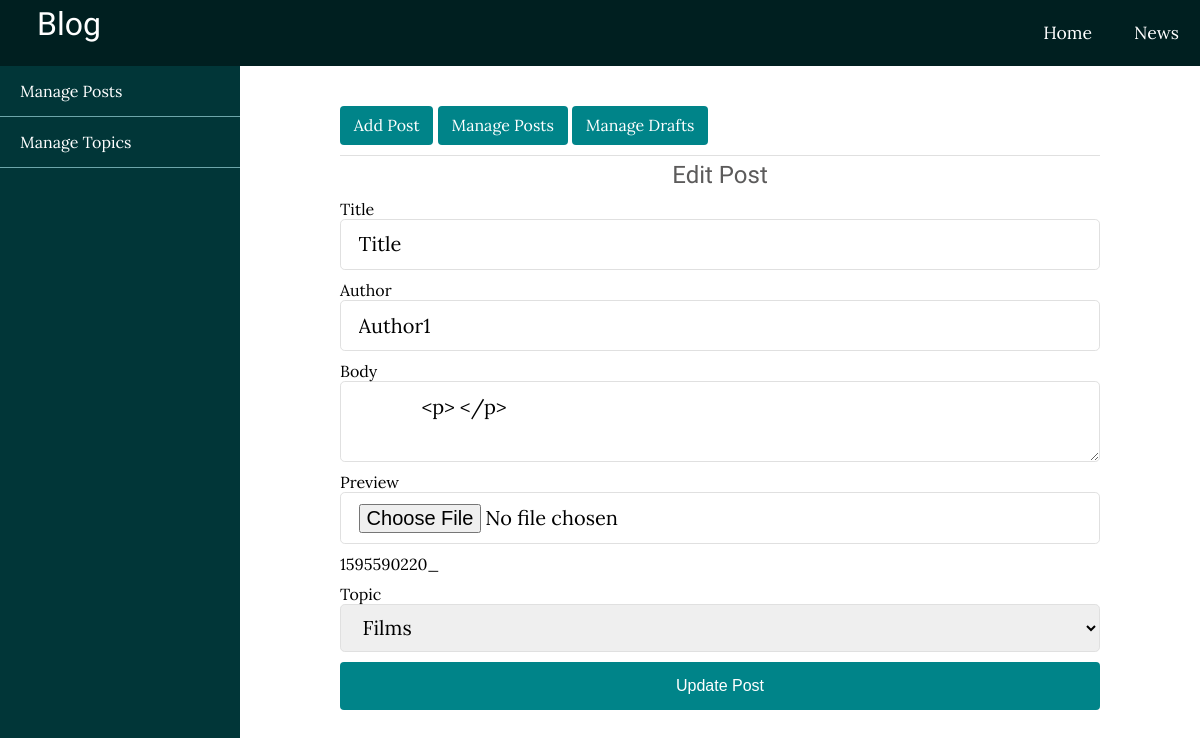
Page /admin/posts/edit.php?edit=31 (signed in) on the committed database.
### tables this page shows
CREATE TABLE `posts` (
  `id` int(50) NOT NULL,
  `title` varchar(255) NOT NULL,
  `author` varchar(255) NOT NULL,
  `preview` varchar(255) NOT NULL,
  `description` text NOT NULL,
  `topic` varchar(255) NOT NULL,
  `published` int(11) NOT NULL,
  `created_at` datetime NOT NULL DEFAULT current_timestamp()
);

### app/controllers/posts.php (called while the page is built, shortened)
<?php
require_once('../../app/database/cofingBD.php');
if (isset($_GET['edit'])) {
  $id = $_GET['edit'];
  $sql = $conn->query("SELECT * FROM posts WHERE id='$id'");
  if (count($sql) == 1) {
    $row = $sql->fetch_array();
    $title = $row['title'];
    $author = $row['author'];
    $preview = $row['preview'];
    $description = $row['description'];
    $selectedTopic = $row['topic'];
  }
}

### admin/posts/edit.php (the view, shortened to what this page needs)
<!DOCTYPE html>
<html lang="en">
<head>
  <link rel="stylesheet" href="https://cdnjs.cloudflare.com/ajax/libs/font-awesome/4.7.0/css/font-awesome.min.css">
  <link rel="stylesheet" href="../../assets/css/style.css">
  <link rel="stylesheet" href="../../assets/css/admin.css">
</head>
<body id="admin">
  <?php include('../../app/includes/header.php') ?>
  <div class="admin-wrapper clearfix">
    <div class="left-sidebar">
      <ul>
        <li><a href="index.php">Manage Posts</a></li>
        <li><a href="../topics/index.php">Manage Topics</a></li>
      </ul>
    </div>
    <div class="admin-content clearfix">
      <div class="button-group">
        <a href="create.php" class="btn btn-sm">Add Post</a>
        <a href="index.php" class="btn btn-sm">Manage Posts</a>
        <a href="drafts.php" class="btn btn-sm">Manage Drafts</a>
      </div>
      <div class="">
        <h2 style="text-align: center;">Edit Post</h2>
        <?php require_once('../../app/controllers/posts.php') ?>
        <form action="../../app/controllers/posts.php" method="post" enctype="multipart/form-data">
          <div class="input-group">
            <label>Title</label>
            <input type="text" name="title" class="text-input" value="<?= $title ?>" required>
          </div>
          <div class="input-group">
            <label>Author</label>
            <input type="text" name="author" class="text-input" value="<?= $author ?>">
          </div>
          <div class="input-group">
            <label>Body</label>
            <textarea class="text-input" name="description" id="body">
            <?= $description ?>
            </textarea>
          </div>
          <div class="input-group">
            <label>Preview</label>
            <input type="file" class="text-input" name="preview" capture="<?= $preview ?>"><?= $preview ?></input>
          </div>
          <div class="input-group">
            <label>Topic</label>
            <select class="text-input" name="topic">
              <option value="<?= $selectedTopic ?>" selected><?= $selectedTopic ?></option>
            </select>
          </div>
          <div class="input-group">
            <button type="submit" name="update" class="btn">Update Post</button>
          </div>
        </form>
      </div>
    </div>
  </div>
</body>
</html>

### assets/css/style.css (style rules this page uses)
html, body { padding: 0px; margin: 0px; font-family: 'Lora', serif; height: 100%; background: #f6f6f6; }
a { text-decoration: none; color: inherit; }
.logo-text, h1, h2, h3, h4, h5, h6 { font-family: 'Candal', sans-serif; margin: 5px; color: #5c5b5b; font-weight: normal; }
.clearfix::after { content: ''; display: block; clear: both; }
.btn { display: inline-block; font-weight: 400; text-align: center; width: 100%; white-space: nowrap; border: 1px solid transparent; padding: .7rem 1rem; font-size: 1rem; line-height: 1.5; border-radius: .25rem; background: #008489; color: #fff; }
.btn-sm { padding: .5rem .8rem; line-height: 1.3; border-radius: .25rem; }
.input-group { display: block; margin: 10px auto 10px; }
.text-input { border: 1px solid #e0e0e0; outline: none; display: block; width: 100%; box-sizing: border-box; margin-bottom: 10px; padding: .6rem 1.1rem; font-size: 1.25rem; line-height: 1.5; border-radius: .3rem; font-family: 'Lora', serif; }

### assets/css/admin.css (style rules this page uses)
.admin-wrapper { height: calc(100% - 65px); box-sizing: border-box; }
.admin-wrapper .left-sidebar { width: 20%; height: 100%; float: left; background: #013638; }
.admin-wrapper .left-sidebar ul { list-style: none; margin: 0px; padding: 0px; color: white; }
.admin-wrapper .left-sidebar ul li { border-bottom: 1px solid #6da6aa; }
.admin-wrapper .left-sidebar ul li a { display: block; padding: 15px 20px; }
.admin-wrapper .admin-content { width: 80%; height: 100%; float: left; box-sizing: border-box; padding: 40px 100px 100px; overflow-y: scroll; background: #fff; }
.admin-wrapper .admin-content .button-group { padding-bottom: 10px; border-bottom: 1px solid #e0e0e0; }
.admin-wrapper .admin-content .button-group .btn { width: unset; }
.admin-wrapper .admin-content a { text-decoration: unset; }
#admin { overflow: hidden; }

### rows in the picture
posts: title "Title", author "Author1", description "<p> </p>", preview "1595590220_", topic "Films"
